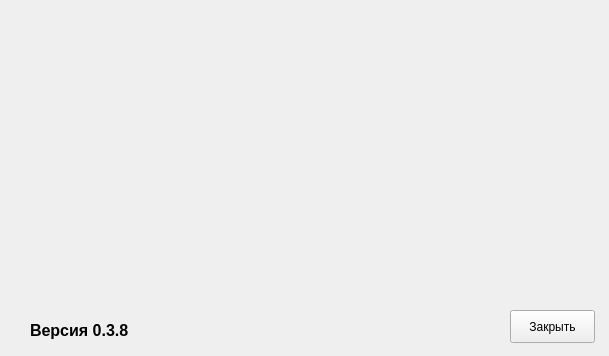
<?xml version="1.0" encoding="UTF-8"?>
<ui version="4.0">
 <class>aboutDialog</class>
 <widget class="QDialog" name="aboutDialog">
  <property name="geometry">
   <rect>
    <x>0</x>
    <y>0</y>
    <width>609</width>
    <height>356</height>
   </rect>
  </property>
  <property name="windowTitle">
   <string>О программе IM View</string>
  </property>
  <property name="windowIcon">
   <iconset resource="resurce.qrc">
    <normaloff>:/new/prefix1/img/IM_48x48.png</normaloff>:/new/prefix1/img/IM_48x48.png</iconset>
  </property>
  <property name="modal">
   <bool>true</bool>
  </property>
  <widget class="QLabel" name="label">
   <property name="geometry">
    <rect>
     <x>0</x>
     <y>0</y>
     <width>611</width>
     <height>301</height>
    </rect>
   </property>
   <property name="text">
    <string/>
   </property>
   <property name="pixmap">
    <pixmap resource="resurce.qrc">:/new/prefix1/img/zastavka.png</pixmap>
   </property>
  </widget>
  <widget class="QPushButton" name="pushButton">
   <property name="geometry">
    <rect>
     <x>510</x>
     <y>310</y>
     <width>85</width>
     <height>33</height>
    </rect>
   </property>
   <property name="focusPolicy">
    <enum>Qt::NoFocus</enum>
   </property>
   <property name="text">
    <string>Закрыть</string>
   </property>
  </widget>
  <widget class="QLabel" name="label_2">
   <property name="geometry">
    <rect>
     <x>30</x>
     <y>320</y>
     <width>111</width>
     <height>21</height>
    </rect>
   </property>
   <property name="text">
    <string>&lt;html&gt;&lt;head/&gt;&lt;body&gt;&lt;p&gt;&lt;span style=&quot; font-size:12pt; font-weight:600;&quot;&gt;Версия 0.3.8&lt;/span&gt;&lt;/p&gt;&lt;/body&gt;&lt;/html&gt;</string>
   </property>
  </widget>
 </widget>
 <resources>
  <include location="resurce.qrc"/>
 </resources>
 <connections/>
</ui>
